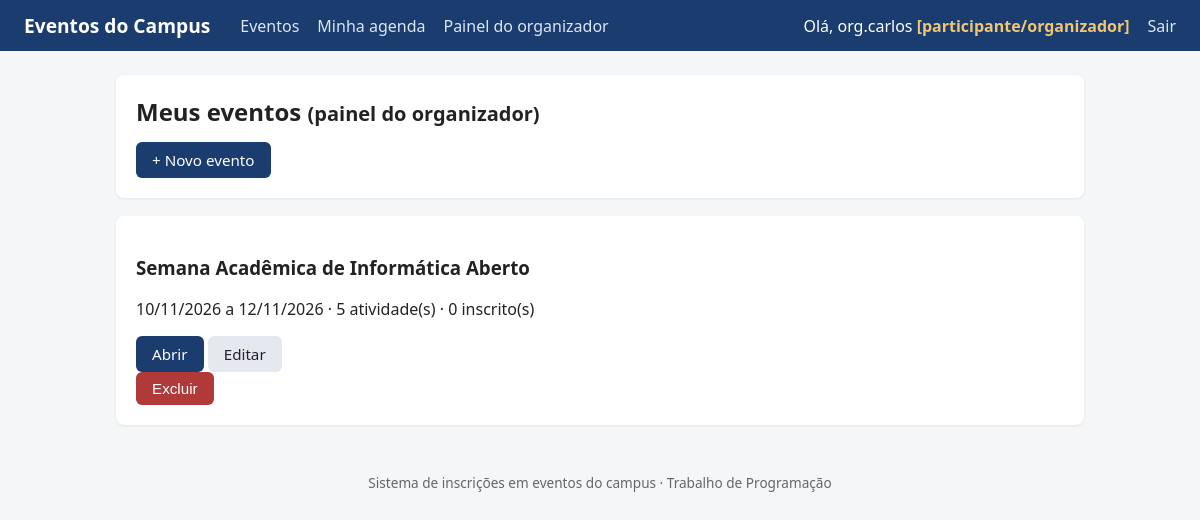
Page /meus-eventos/ (signed in) on the committed database.
### eventos/models.py (models this page shows, shortened)
class Evento(models.Model):
    nome = models.CharField(max_length=150)
    descricao = models.TextField(blank=True)
    inicio = models.DateField()
    fim = models.DateField()
    inscricoes_abertas = models.BooleanField(default=True)
    organizador = models.ForeignKey(
        settings.AUTH_USER_MODEL,
        on_delete=models.CASCADE,
        related_name='eventos_organizados',
    )
    class Meta:
        verbose_name = 'Evento'
        verbose_name_plural = 'Eventos'

### eventos/views.py (the view)
# urls.py: path('meus-eventos/', views.meus_eventos, name='meus_eventos'),
@login_required
def meus_eventos(request):
    eventos = Evento.objects.filter(organizador=request.user).order_by('-inicio')
    return render(request, 'eventos/meus_eventos.html', {'eventos': eventos})

### eventos/templates/eventos/meus_eventos.html (shortened to what this page needs)
{% extends 'eventos/base.html' %}
{% block conteudo %}
<div class="card">
  <h1>Meus eventos <small>(painel do organizador)</small></h1>
  <a class="btn btn-primario" href="{% url 'criar_evento' %}">+ Novo evento</a>
</div>
{% for evento in eventos %}
<div class="card">
  <h3>{{ evento.nome }}
    {% if evento.inscricoes_abertas %}<span class="tag">Aberto</span>{% else %}<span
      class="tag tag-fechado">Fechado</span>{% endif %}
  </h3>
  <p>{{ evento.inicio|date:'d/m/Y' }} a {{ evento.fim|date:'d/m/Y' }} ·
    {{ evento.atividades.count }} atividade(s) · {{ evento.inscricoes.count }} inscrito(s)</p>
  <a class="btn btn-primario" href="{% url 'detalhe_evento' evento.pk %}">Abrir</a>
  <a class="btn btn-neutro" href="{% url 'editar_evento' evento.pk %}">Editar</a>
  <form method="post" action="{% url 'excluir_evento' evento.pk %}" class="inline-form">
    <button class="btn btn-perigo" type="submit" onclick="return confirm('Excluir este evento?')">Excluir</button>
  </form>
</div>
{% empty %}
<div class="card">
  <p>Você ainda não organizou nenhum evento.</p>
</div>
{% endfor %}
{% endblock %}

### eventos/templates/eventos/base.html (shortened to what this page needs)
<!DOCTYPE html>
<html lang="pt-br">
<head>
</head>
<body>
<header>
  <a class="marca" href="{% url 'lista_eventos' %}">Eventos do Campus</a>
  <a href="{% url 'lista_eventos' %}">Eventos</a>
  {% if request.user.is_authenticated %}
    <a href="{% url 'minha_agenda' %}">Minha agenda</a>
    <a href="{% url 'meus_eventos' %}">Painel do organizador</a>
  {% endif %}
  {% if request.user.is_authenticated %}
    <span>Olá, {{ request.user.username }} <span class="papel">[participante/organizador]</span></span>
    <a href="{% url 'logout' %}">Sair</a>
  {% else %}
    <a href="{% url 'login' %}">Entrar</a>
    <a href="{% url 'cadastro' %}">Criar conta</a>
  {% endif %}
</header>
<main>
  {% block conteudo %}{% endblock %}
</main>
<div class="rodape">Sistema de inscrições em eventos do campus · Trabalho de Programação</div>
</body>
</html>

### eventos/templates/eventos/base.html (style rules this page uses)
* { box-sizing: border-box; }
body { font-family: 'Segoe UI', sans-serif; margin: 0; background: #f4f6f8; color: #222; }
header { background: #1a3c6e; color: #fff; padding: 12px 24px; display: flex; align-items: center; gap: 18px; flex-wrap: wrap; }
header a { color: #dce6f5; text-decoration: none; font-weight: 500; }
header .marca { color: #fff; font-size: 1.2rem; font-weight: 700; margin-right: 12px; }
main { max-width: 1000px; margin: 24px auto; padding: 0 16px; }
.card { background: #fff; border-radius: 8px; padding: 20px; margin-bottom: 18px; box-shadow: 0 1px 3px rgba(0,0,0,.08); }
h1 { font-size: 1.5rem; margin: 0 0 14px; }
.btn { display: inline-block; padding: 8px 16px; border-radius: 6px; border: none; cursor: pointer; text-decoration: none; font-size: .95rem; font-weight: 500; }
.btn-primario { background: #1a3c6e; color: #fff; }
.btn-perigo { background: #b03a3a; color: #fff; }
.btn-neutro { background: #e5e9ef; color: #222; }
.rodape { text-align: center; color: #666; padding: 24px; font-size: .85rem; }
.papel { color: #f0c674; font-weight: 600; }

### rows in the picture
Evento: nome "Semana Acadêmica de Informática", inscricoes_abertas "Aberto", inicio "10/11/2026", fim "12/11/2026", atividades.count "5", inscricoes.count "0"

### other values in the picture
{{ request.user.username }} "org.carlos"
